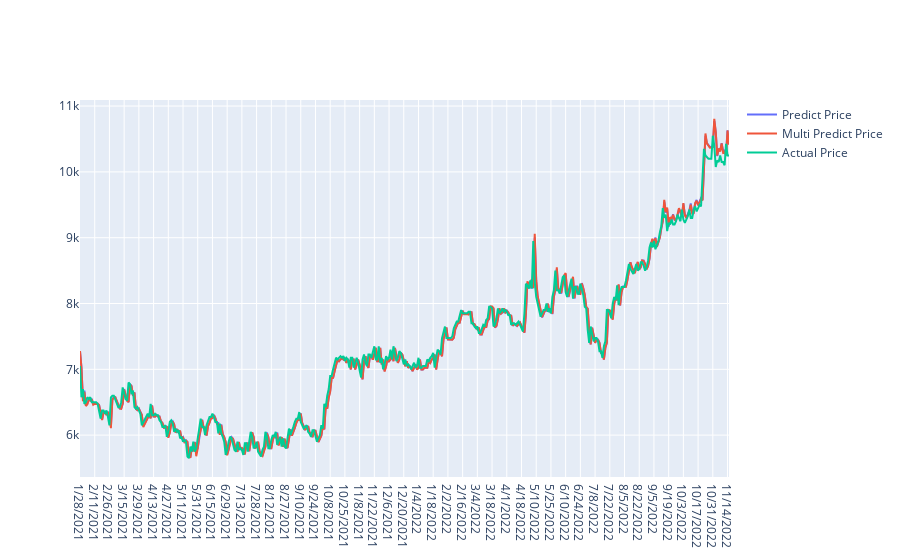

The cell this chart's notebook holds for it:
### Markdown cell above
Plot line graph with actual price, predicted price with feature Close Price, predicted price with features Volume and Close Price

### Code cell
actual_chart = go.Scatter(x=predictDates, y=inv_y, name= 'Actual Price')
multi_predict_chart = go.Scatter(x=predictDates, y=inv_yhat, name= 'Multi Predict Price')
predict_chart = go.Scatter(x=predictDates, y=yhat_reshape, name= 'Predict Price')
py.iplot([predict_chart, multi_predict_chart, actual_chart])

### Figure 1 — Plotly figure (JSON) as saved in the notebook; plotly's stock layout.template omitted (floating-point values rounded to 4 significant figures; data arrays with more than 128 entries replaced by an {"elided": "..."} marker saying what was removed)
{"data": [{"name": "Predict Price", "type": "scatter", "x": {"elided": "442 str values"}, "y": {"elided": "442 float values"}}, {"name": "Multi Predict Price", "type": "scatter", "x": {"elided": "442 str values"}, "y": {"elided": "442 float values"}}, {"name": "Actual Price", "type": "scatter", "x": {"elided": "442 str values"}, "y": {"elided": "442 float values"}}], "layout": {}}
